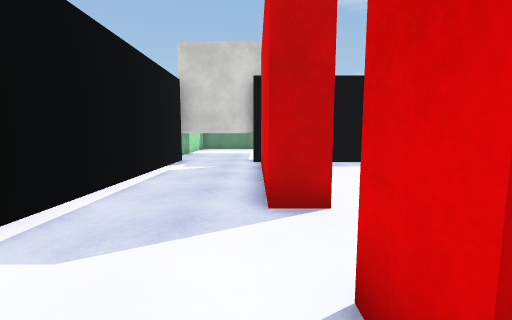
[1] (above)

24 first-person views from a walk through a Unity game level. The camera is 1.2 m above the floor, tilts 6° down and sees 90° across. The floor is counted in squares, 1 m on a side. Each view is taken from the middle of a square. On the plan, view 1 faces up. The plan holds only what a view shows up to about 12 squares ahead; the rest is blank. The place goes on beyond the plan. The player character is not drawn. Surface patterns are stand-ins for the level's own textures.

[2]
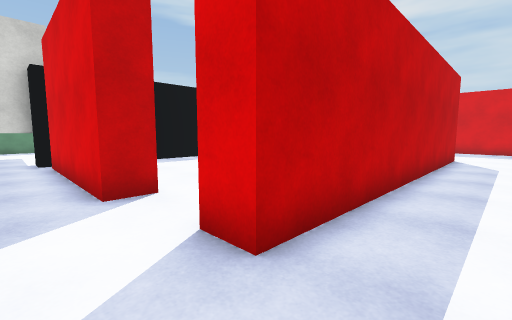

[3]
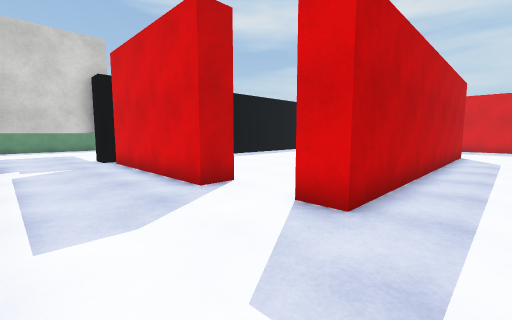

[4]
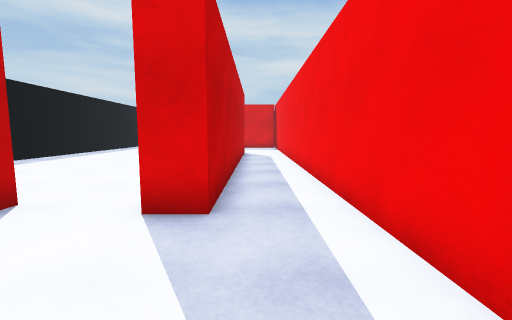

[5]
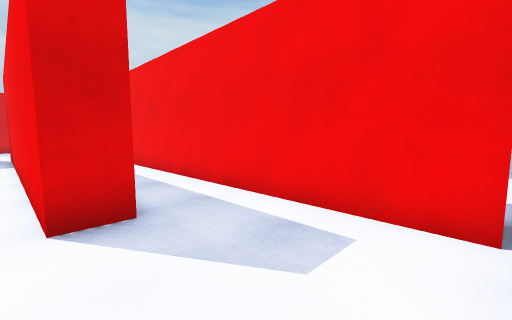

[6]
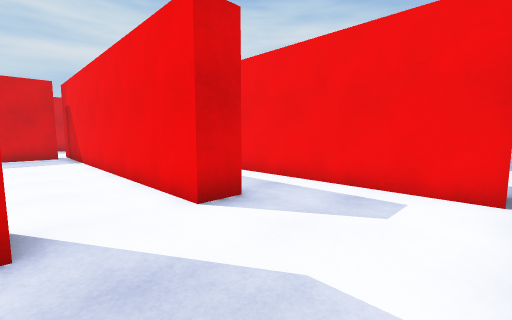

[7]
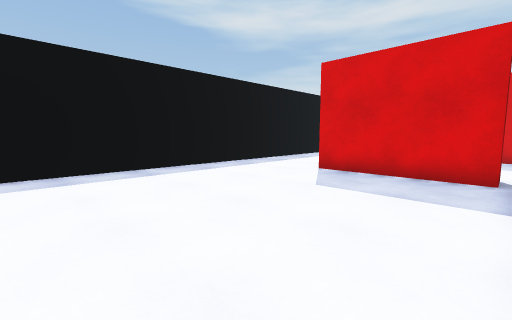

[8]
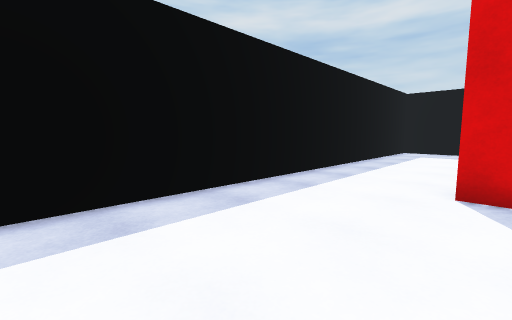

[9]
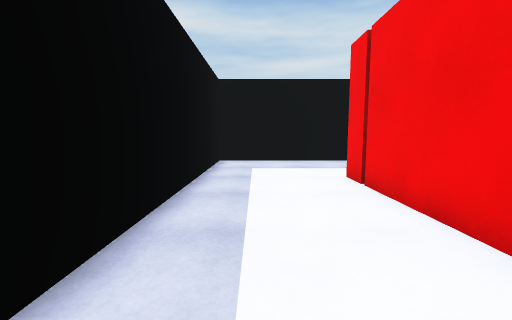

[10]
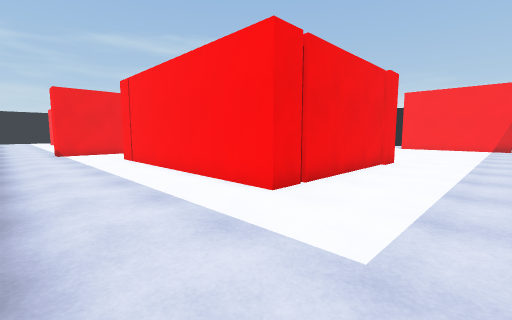

[11]
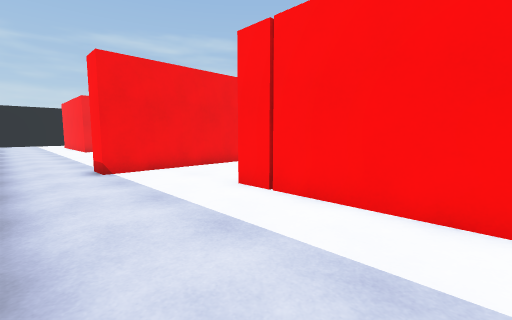

[12]
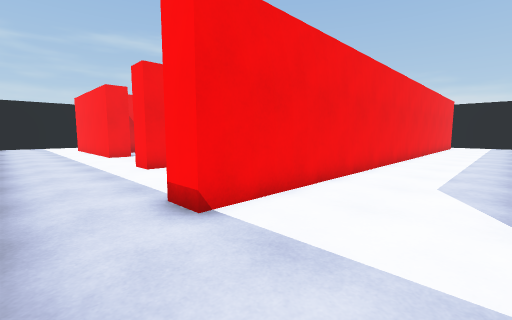

[13]
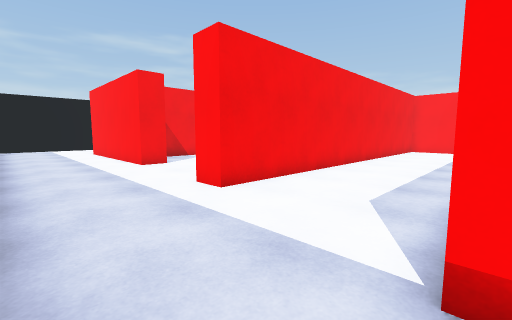

[14]
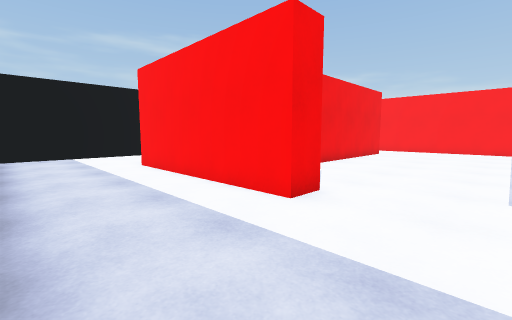

[15]
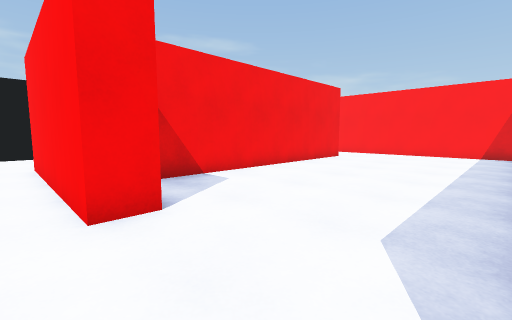

[16]
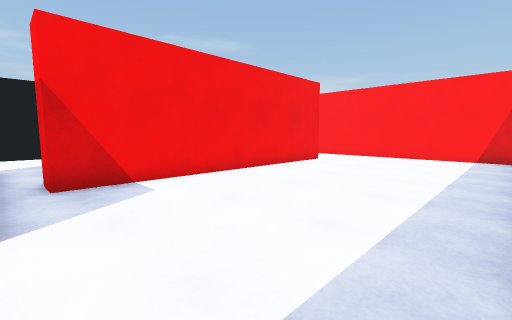

[17]
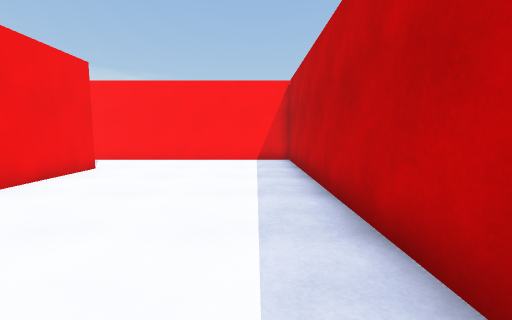

[18]
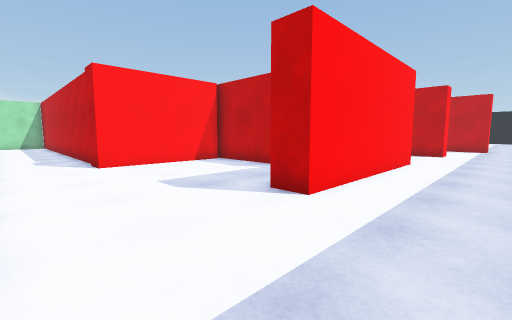

[19]
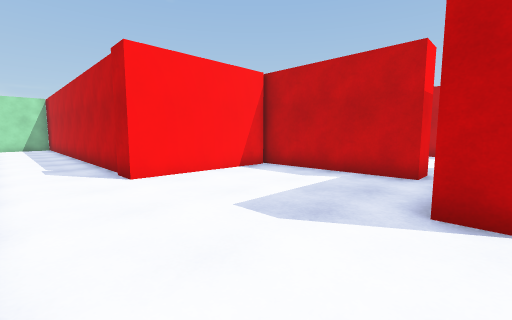

[20]
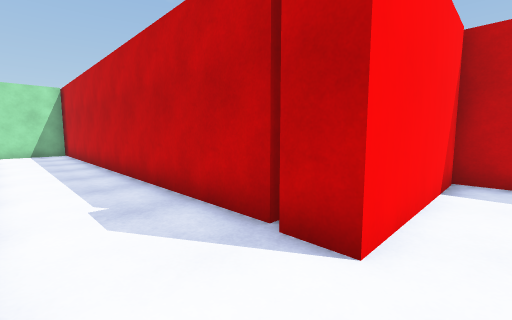

[21]
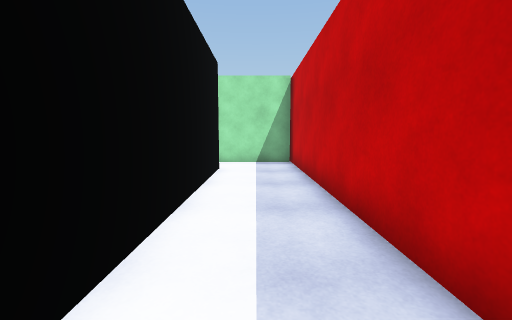

[22]
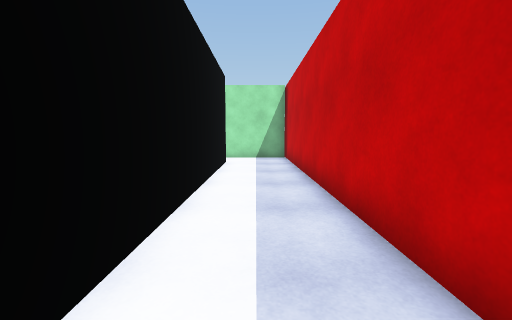

[23]
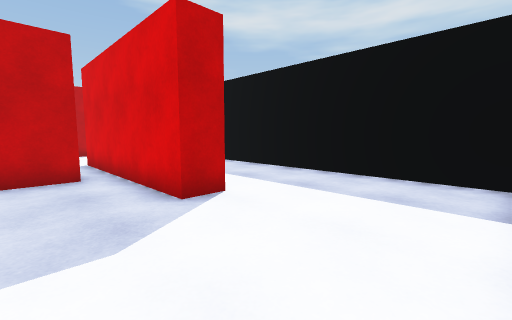

[24]
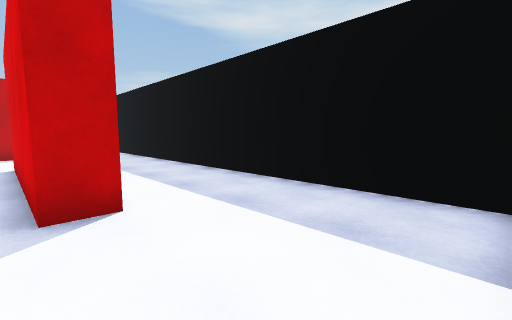

### Floor plan
Points are (right, up) in squares from view 1. A wall is a line through its corners. A room is listed if a view was taken in it or the views show most of it. See-through windows are left out.
Room 1 (views 1, 2, 3, 4, 5, 6)
walls: (1.2, 4) (0.2, 4) (0.2, 10); (-3.1, -1.6) (9.1, -1.6); (-0.1, 10.6) (-0.1, 11.7) (-3.5, 11.7); (-3.3, 11.4) (-3.3, 4.5); (12.8, 0.7) (0.7, 0.7) (0.7, 1.7)
ways out: opening at (1, 2.5) to room 2; opening at (12.5, -0.5)
Room 2 (views 7, 8, 9, 10, 11, 12, 13, 14, 15, 16, 17, 18, 19, 20, 21, 22, 23, 24)
walls: (10.4, -11.5) (19.6, -11.5) (19.6, -12.5); (14.6, -12.5) (4.5, -12.5) (4.5, -21.4); (9.1, -6.3) (21, -6.3) (21, -7.4); (18.5, -12.5) (18, -12.5); (18.3, -16.8) (19.3, -16.8) (19.3, -23.8) (18.3, -23.8) (18.3, -16.8); (7.2, -19.5) (17.4, -19.5) (17.4, -20.5) (12.1, -20.5) (12.1, -25.5) (11, -25.5); (11.7, 2.1) (11.7, 6.7) (12.8, 6.7); (10.9, -25.5) (-3.9, -25.5); (0.7, 1.7) (12.8, 1.7); (12.8, 6.5) (19, 6.5) (19, -2.6); (23.3, 4.9) (23.3, 10.6) (3.1, 10.6); (16.6, -28.3) (23, -28.3); (23.3, -28.1) (23.3, -16.1); (-3.6, -25.5) (-3.6, -28.6); (-1.6, -28.3) (3.6, -28.3)
ways out: opening at (1, 2.5) to room 1

Where each view was taken, in squares from view 1:
view 1: 0 up, 0 right, facing up
view 2: 1 down, 1 left, facing up-right
view 3: 1 down, 3 left, facing up-right
view 4: 0 up, 3 left, facing right
view 5: 2 up, 3 left, facing down-right
view 6: 4 up, 3 left, facing down-right
view 7: 2 up, 4 right, facing up-right
view 8: 6 up, 6 right, facing up-right
view 9: 9 up, 12 right, facing right
view 10: 10 up, 23 right, facing down-left
view 11: 2 up, 23 right, facing down-left
view 12: 3 down, 23 right, facing down-left
view 13: 7 down, 23 right, facing down-left
view 14: 14 down, 23 right, facing down-left
view 15: 13 down, 20 right, facing down-left
view 16: 13 down, 18 right, facing down-left
view 17: 14 down, 16 right, facing left
view 18: 28 down, 22 right, facing up-left
view 19: 28 down, 19 right, facing up-left
view 20: 28 down, 13 right, facing up-left
view 21: 27 down, 7 right, facing left
view 22: 27 down, 9 right, facing left
view 23: 28 down, 16 right, facing up-right
view 24: 28 down, 18 right, facing up-right
